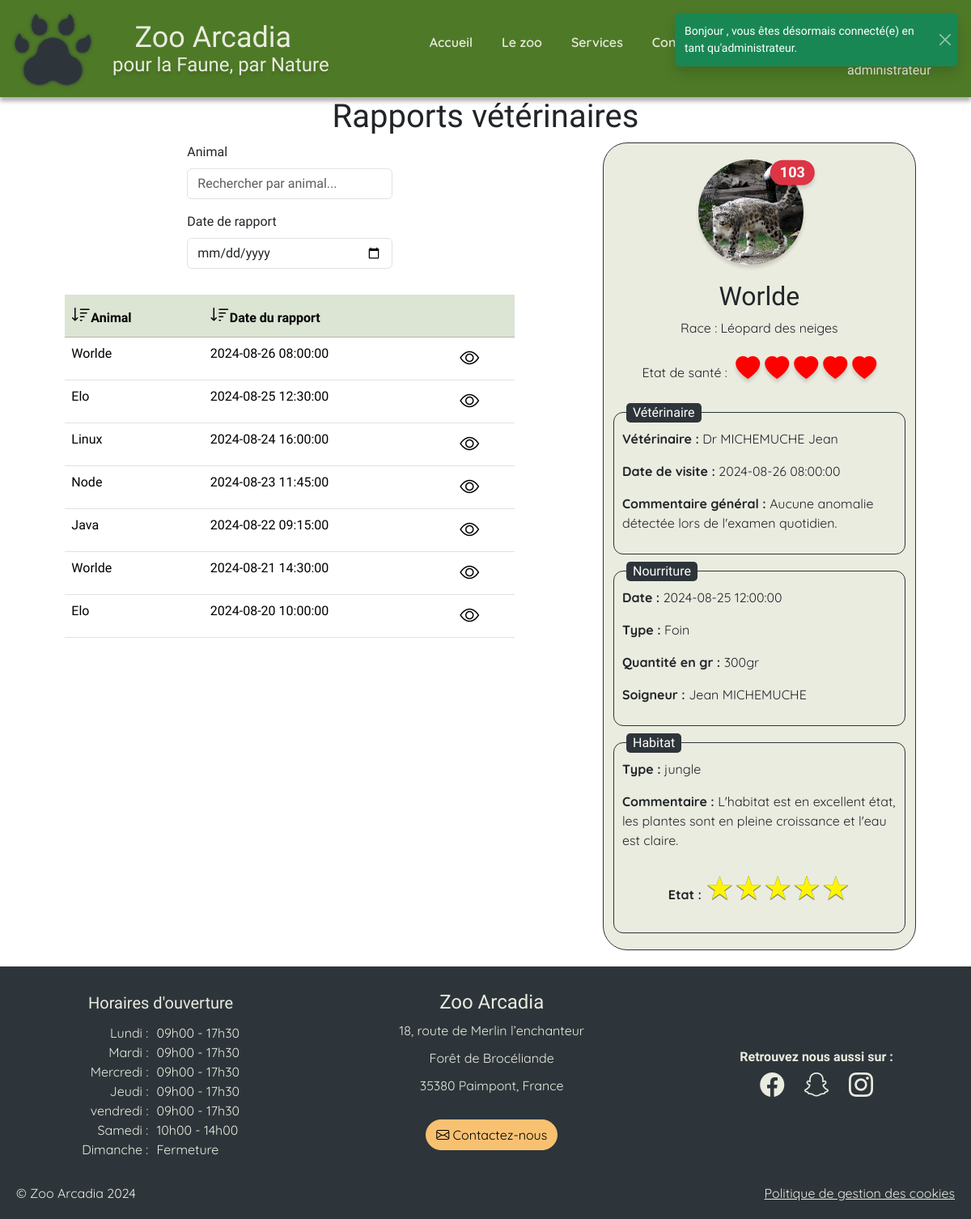
The app's page /admVet/view (signed in) with its own data.
### tables this page shows
CREATE TABLE vet_report(
   id INT AUTO_INCREMENT,
   date_report DATETIME NOT NULL,
   comment TEXT NOT NULL,
   score INT NOT NULL,
   user_id INT NOT NULL,
   animal_id INT NOT NULL,
   PRIMARY KEY(id),
   FOREIGN KEY(user_id) REFERENCES users(id),
   FOREIGN KEY(animal_id) REFERENCES animal(id)
);

CREATE TABLE animal(
   id INT AUTO_INCREMENT,
   name VARCHAR(50) NOT NULL,
   image_url VARCHAR(250) NOT NULL,
   image_alt VARCHAR(250),
   biome_id INT NOT NULL,
   breed_id INT NOT NULL,
   PRIMARY KEY(id),
   FOREIGN KEY(biome_id) REFERENCES biome(id),
   FOREIGN KEY(breed_id) REFERENCES breed(id)
);

CREATE TABLE breed(
   id INT AUTO_INCREMENT,
   name VARCHAR(50),
   diet VARCHAR(50) NOT NULL,
   PRIMARY KEY(id)
);

CREATE TABLE users(
   id INT AUTO_INCREMENT,
   name VARCHAR(50) NOT NULL,
   forename VARCHAR(50) NOT NULL,
   email VARCHAR(250) NOT NULL,
   password CHAR(60) NOT NULL,
   role_id INT NOT NULL,
   PRIMARY KEY(id),
   FOREIGN KEY(role_id) REFERENCES role(id)
);

CREATE TABLE biome(
   id INT AUTO_INCREMENT,
   name VARCHAR(50) NOT NULL,
   description TEXT NOT NULL,
   image_url VARCHAR(250) NOT NULL,
   image_url_hd VARCHAR(250) NOT NULL,
   image_alt VARCHAR(250) NOT NULL,
   PRIMARY KEY(id)
);

CREATE TABLE opening (
    id INT AUTO_INCREMENT PRIMARY KEY,
    day_name VARCHAR(10) NOT NULL,        
    opening_hour INT NOT NULL,  
    opening_minute INT NOT NULL, 
    closing_hour INT NOT NULL,    
    closing_minute INT NOT NULL,  
    closure BOOLEAN        
);

### app/Database/DbUtils.php (called while the page is built, shortened)
<?php
class DbUtils
{
    static ?PDO $pdo = null;
    public static function getPdo(): PDO
    {
        if (self::$pdo !== null) {
            return self::$pdo;
        }
        self::$pdo = new \PDO(self::getDSN(), self::getUser(), self::getPassword());
        return self::$pdo;
    }
    private static function getEnv($key, $default = null)
    {
        $value = getenv($key);
        return $default;
    }
    public static function getDSN()
    {
        $host = 'mysql';
        $dbname = self::getEnv('MYSQL_DATABASE');
        $port = '3306';
        return "mysql:host={$host};dbname={$dbname};port={$port}";
    }
    public static function getUser()
    {
        return self::getEnv('MYSQL_USER');
    }
    public static function getPassword()
    {
        return self::getEnv('MYSQL_PASSWORD');
    }
}

### app/Views/admVet.php (the view, shortened to what this page needs)
<?php
$query = DbUtils::getPdo()->query('
    WITH latest_feeding AS (
        SELECT f1.animal_id, f1.date_feeding, f1.type_food, f1.quantity,f1.user_id
        FROM feeding f1
        JOIN (
            SELECT animal_id, MAX(date_feeding) AS latest_date
            FROM feeding GROUP BY animal_id) f2 ON f1.animal_id = f2.animal_id AND f1.date_feeding = f2.latest_date
    )    ,
    latest_biome_report AS (
        SELECT br1.id, br1.date_report, br1.comment, br1.score, br1.user_id, br1.biome_id
        FROM biome_report br1
        JOIN (
            SELECT biome_id, MAX(date_report) AS latest_date_report
            FROM biome_report GROUP BY biome_id) br2 ON br1.biome_id = br2.biome_id AND br1.date_report = br2.latest_date_report
    )
    SELECT
        vr.id, vr.date_report, vr.comment, vr.score,
        a.name AS animal_name, a.image_url AS img, a.image_alt AS alt, a.biome_id AS biome,
        v.name AS vet_name, v.forename AS vet_forename,
        b.name AS breed,
        lf.date_feeding AS date_food, lf.type_food AS food, lf.quantity AS quantity, lf.user_id AS employee,
        s.name AS emp_name, s.forename AS emp_forename,
        bi.name AS biome_name,
        lbr.comment AS biome_comment, lbr.score AS biome_score
    FROM vet_report vr
    JOIN animal a ON a.id = vr.animal_id
    JOIN breed b ON  b.id = a.breed_id
    JOIN users v ON v.id = vr.user_id
    LEFT JOIN latest_feeding lf ON lf.animal_id = a.id
    LEFT JOIN users s ON s.id = lf.user_id
    JOIN biome bi ON bi.id = a.biome_id
    LEFT JOIN latest_biome_report lbr ON lbr.biome_id = a.biome_id
    ORDER BY vr.date_report DESC;
    ');
$vet_reports = $query->fetchAll(\PDO::FETCH_ASSOC);
$id = isset($_SESSION['selected_id']) ? $_SESSION['selected_id'] : 0;
?>
    <h1>Rapports vétérinaires</h1>
    <div class="contents">
        <div class="report container-fluid col-12 col-md-6">
            <div class="search">
                <div class="searchBy container-fluid col-12 col-md-6">
                    <label for="searchByAnimal" class="form-label">Animal</label>
                    <input type="search" class="form-control mb-3" id="searchByAnimal" placeholder="Rechercher par animal...">
                    <label for="searchByDate" class="form-label">Date de rapport</label>
                    <input type="date" class="form-control mb-3" id="searchByDate" >
                </div>
                <div class="table-responsive">
                    <table id="list-vet"  class="table table-hover table-responsive mt-3">
                        <thead>
                            <tr class="table-primary ">
                                <th><i id="sort-icon-name" class="bi bi-sort-down"></i>Animal</th>
                                <th><i id="sort-icon-date" class="bi bi-sort-down"></i>Date du rapport</th>
                                <th></th>
                            </tr>
                        </thead>
                        <tbody >
                            <?php
                            $i = -1;
                            foreach ($vet_reports as $vet_report) {
                                $i++;
                                echo '<tr data-id="' . $vet_report['id'] . '">';
                                echo '<td class="animal-name">' . $vet_report['animal_name'] . '</td>';
                                echo '<td class="date-report">' . $vet_report['date_report'] . '</td>';
                                echo '<td class="icon-cell">'
                                    . '<i class="bi bi-eye" data-id="' . $i . '"></i>'
                                    .'</td>';
                                echo '</tr>';
                            }
                            ?>
                        </tbody>
                    </table>
                </div>
            </div>
        </div>
        <div class="container-fluid col-11 col-md-6 col-xl-4 vet-report">
            <div class="animal">
                <div class="bloc-img-animal position-relative">
                    <img src=<?php echo  $vet_reports[$id]['img']?> alt=<?php echo  $vet_reports[$id]['alt']?>  class="img-animal">
                    <h4><span class="translate-middle badge rounded-pill bg-danger position-absolute top-0 start-100">
                        103
                    </span></h4>
                </div>
                <h2><?php echo  $vet_reports[$id]['animal_name']?></h2>
                <p>Race : <?php echo  $vet_reports[$id]['breed']?></p>
                <p>Etat de santé :
                    <span class="hearts">
                        <?php
                        for ($i = 1; $i <= 5; $i++) {
                            if ($i <= $vet_reports[$id]['score']) {
                                echo '<i class="bi bi-heart-fill"></i>';
                            } else {
                                echo '<i class="bi bi-heart"></i>';
                            }
                        }
                        ?>
                    </span></p>
            </div>
            <div class="group">
                <h3>Vétérinaire</h3>
                <p class="first"><strong>Vétérinaire : </strong>Dr <?php echo  $vet_reports[$id]['vet_name']?> <?php echo  $vet_reports[$id]['vet_forename']?></p>
                <p><strong>Date de visite : </strong> <?php echo  $vet_reports[$id]['date_report']?></p>
                <p><strong>Commentaire général : </strong> <?php echo  $vet_reports[$id]['comment']?> </p>
            </div>
            <div class="group">
                <h3>Nourriture</h3>
                <p class="first"><strong>Date : </strong> <?php echo  $vet_reports[$id]['date_food']?></p>
                <p><strong>Type : </strong><?php echo  $vet_reports[$id]['food']?></p>
                <p><strong>Quantité en gr : </strong><?php echo  $vet_reports[$id]['quantity']?>gr</p>
                <p><strong>Soigneur : </strong> <?php echo  $vet_reports[$id]['emp_forename']?> <?php echo  $vet_reports[$id]['emp_name']?> </p>
            </div>
            <div class="group">
                <h3>Habitat</h3>
                <p class="first"><strong>Type : </strong><?php echo  $vet_reports[$id]['biome_name']?></p>
                <p><strong>Commentaire : </strong><?php echo  $vet_reports[$id]['biome_comment']?></p>
                <p class="stars"><strong>Etat : </strong>
                    <span>
                        <?php
                        for ($i = 1; $i <= 5; $i++) {
                            if ($i <= $vet_reports[$id]['biome_score']) {
                                echo '<span class="star selected">★</span>';
                            } else {
                                echo '<span class="star">★</span>';
                            }
                        }
                        ?>
                    </span>
                </p>
            </div>
        </div>
    </div>

### app/Views/templates/opening.php (shortened to what this page needs)
<?php
$query = DbUtils::getPdo()->query('SELECT * FROM opening');
$days = $query->fetchAll(\PDO::FETCH_ASSOC);
?>
<div id="opening-time">
    <div id="day">
        <div>Lundi :</div>
        <div>Mardi :</div>
        <div>Mercredi :</div>
        <div>Jeudi :</div>
        <div>vendredi :</div>
        <div>Samedi :</div>
        <div>Dimanche :</div>
    </div>
    <div id="opening-hours">
        <?php
            foreach ($days as $day){
                if($day['closure']){
                   echo "<div>Fermeture</div>";
                } else {
                    echo "<div>"
                    .sprintf('%02d', $day['opening_hour'])
                    ."h".sprintf('%02d', $day['opening_minute'])
                    ." - "
                    .sprintf('%02d', $day['closing_hour'])
                    ."h".sprintf('%02d', $day['closing_minute'])
                    ."</div>";
                }
            }
        ?>
    </div>
</div>

### records on screen
vet_report: animal.name "Worlde", date_report "2024-08-26 08:00:00", score 5 (drawn), comment "Aucune anomalie détectée lors de l'examen quotidien."
vet_report: animal.name "Elo", date_report "2024-08-25 12:30:00"
vet_report: animal.name "Linux", date_report "2024-08-24 16:00:00"
vet_report: animal.name "Node", date_report "2024-08-23 11:45:00"
vet_report: animal.name "Java", date_report "2024-08-22 09:15:00"
vet_report: animal.name "Worlde", date_report "2024-08-21 14:30:00"
vet_report: animal.name "Elo", date_report "2024-08-20 10:00:00"
animal: image_url (picture), name "Worlde"
breed: name "Léopard des neiges"
users: name "MICHEMUCHE", forename "Jean"
biome: name "jungle"
opening: opening_hour "09", opening_minute "00", closing_hour "17", closing_minute "30"
opening: opening_hour "09", opening_minute "00", closing_hour "17", closing_minute "30"
opening: opening_hour "09", opening_minute "00", closing_hour "17", closing_minute "30"
opening: opening_hour "09", opening_minute "00", closing_hour "17", closing_minute "30"
opening: opening_hour "09", opening_minute "00", closing_hour "17", closing_minute "30"
opening: opening_hour "10", opening_minute "00", closing_hour "14", closing_minute "00"
opening: closure "Fermeture"

### other values on screen
$_SESSION['role'] "administrateur"
$vet_reports[$id]['date_food'] "2024-08-25 12:00:00"
$vet_reports[$id]['food'] "Foin"
$vet_reports[$id]['quantity'] "300"
$vet_reports[$id]['emp_forename'] "Jean"
$vet_reports[$id]['emp_name'] "MICHEMUCHE"
$vet_reports[$id]['biome_comment'] "L'habitat est en excellent état, les plantes sont en pleine croissance et l'eau est claire."
